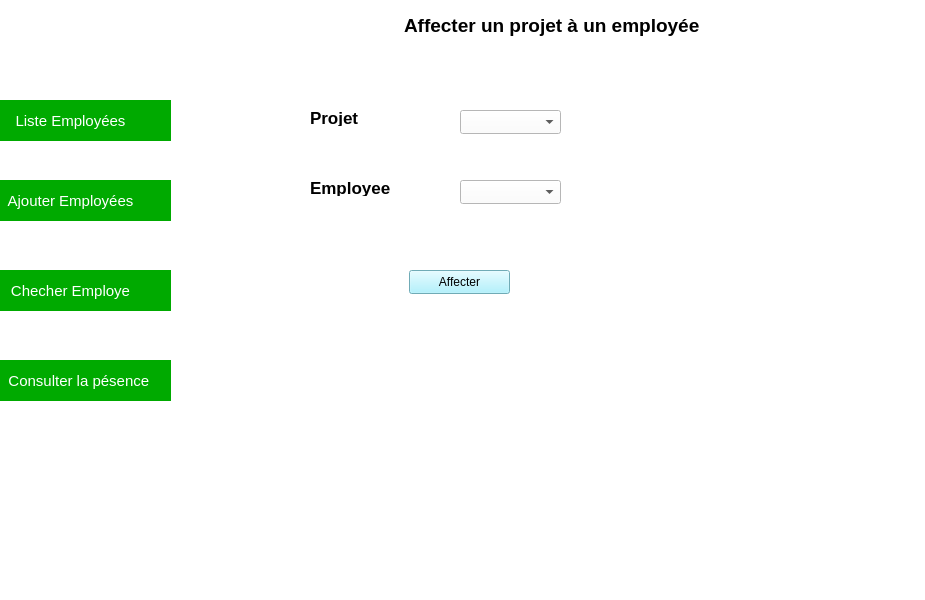
<?xml version="1.0" encoding="UTF-8"?>
<ui version="4.0">
 <class>MainWindow</class>
 <widget class="QMainWindow" name="MainWindow">
  <property name="geometry">
   <rect>
    <x>0</x>
    <y>0</y>
    <width>925</width>
    <height>600</height>
   </rect>
  </property>
  <property name="windowTitle">
   <string>MainWindow</string>
  </property>
  <property name="styleSheet">
   <string notr="true">background-color:#fff;</string>
  </property>
  <widget class="QWidget" name="centralwidget">
   <widget class="QGraphicsView" name="navbar">
    <property name="geometry">
     <rect>
      <x>0</x>
      <y>0</y>
      <width>161</width>
      <height>591</height>
     </rect>
    </property>
    <property name="styleSheet">
     <string notr="true">border:none</string>
    </property>
   </widget>
   <widget class="QPushButton" name="pushButton">
    <property name="geometry">
     <rect>
      <x>-30</x>
      <y>100</y>
      <width>201</width>
      <height>41</height>
     </rect>
    </property>
    <property name="font">
     <font>
      <pointsize>-1</pointsize>
     </font>
    </property>
    <property name="mouseTracking">
     <bool>false</bool>
    </property>
    <property name="autoFillBackground">
     <bool>false</bool>
    </property>
    <property name="styleSheet">
     <string notr="true">border:none;
color: rgb(255, 255, 255);

background-color: rgb(0, 170, 0);
border-radius:90%;
font-size:15px;</string>
    </property>
    <property name="text">
     <string>Liste Employées</string>
    </property>
   </widget>
   <widget class="QPushButton" name="pushButton_2">
    <property name="geometry">
     <rect>
      <x>-30</x>
      <y>180</y>
      <width>201</width>
      <height>41</height>
     </rect>
    </property>
    <property name="font">
     <font>
      <pointsize>-1</pointsize>
     </font>
    </property>
    <property name="mouseTracking">
     <bool>false</bool>
    </property>
    <property name="autoFillBackground">
     <bool>false</bool>
    </property>
    <property name="styleSheet">
     <string notr="true">border:none;
color: rgb(255, 255, 255);

background-color: rgb(0, 170, 0);
border-radius:90%;
font-size:15px;</string>
    </property>
    <property name="text">
     <string>Ajouter Employées</string>
    </property>
   </widget>
   <widget class="QPushButton" name="pushButton_3">
    <property name="geometry">
     <rect>
      <x>-30</x>
      <y>270</y>
      <width>201</width>
      <height>41</height>
     </rect>
    </property>
    <property name="font">
     <font>
      <pointsize>-1</pointsize>
     </font>
    </property>
    <property name="mouseTracking">
     <bool>false</bool>
    </property>
    <property name="autoFillBackground">
     <bool>false</bool>
    </property>
    <property name="styleSheet">
     <string notr="true">border:none;
color: rgb(255, 255, 255);

background-color: rgb(0, 170, 0);
border-radius:90%;
font-size:15px;</string>
    </property>
    <property name="text">
     <string>Checher Employe</string>
    </property>
   </widget>
   <widget class="QPushButton" name="pushButton_4">
    <property name="geometry">
     <rect>
      <x>-30</x>
      <y>360</y>
      <width>201</width>
      <height>41</height>
     </rect>
    </property>
    <property name="font">
     <font>
      <pointsize>-1</pointsize>
     </font>
    </property>
    <property name="mouseTracking">
     <bool>false</bool>
    </property>
    <property name="autoFillBackground">
     <bool>false</bool>
    </property>
    <property name="styleSheet">
     <string notr="true">border:none;
color: rgb(255, 255, 255);

background-color: rgb(0, 170, 0);
border-radius:90%;
font-size:15px;</string>
    </property>
    <property name="text">
     <string>    Consulter la pésence</string>
    </property>
   </widget>
   <widget class="QPlainTextEdit" name="plainTextEdit">
    <property name="geometry">
     <rect>
      <x>400</x>
      <y>10</y>
      <width>311</width>
      <height>51</height>
     </rect>
    </property>
    <property name="font">
     <font>
      <pointsize>14</pointsize>
      <bold>true</bold>
     </font>
    </property>
    <property name="styleSheet">
     <string notr="true">color : #000;border:none</string>
    </property>
    <property name="plainText">
     <string>Affecter un projet à un employée</string>
    </property>
   </widget>
   <widget class="QLabel" name="label">
    <property name="geometry">
     <rect>
      <x>310</x>
      <y>110</y>
      <width>61</width>
      <height>16</height>
     </rect>
    </property>
    <property name="font">
     <font>
      <pointsize>13</pointsize>
      <bold>true</bold>
     </font>
    </property>
    <property name="styleSheet">
     <string notr="true">color:#000</string>
    </property>
    <property name="text">
     <string>Projet</string>
    </property>
   </widget>
   <widget class="QComboBox" name="comboBox">
    <property name="geometry">
     <rect>
      <x>460</x>
      <y>110</y>
      <width>101</width>
      <height>24</height>
     </rect>
    </property>
   </widget>
   <widget class="QLabel" name="label_2">
    <property name="geometry">
     <rect>
      <x>310</x>
      <y>180</y>
      <width>91</width>
      <height>16</height>
     </rect>
    </property>
    <property name="font">
     <font>
      <pointsize>13</pointsize>
      <bold>true</bold>
     </font>
    </property>
    <property name="styleSheet">
     <string notr="true">color:#000</string>
    </property>
    <property name="text">
     <string>Employee</string>
    </property>
   </widget>
   <widget class="QComboBox" name="comboBox_2">
    <property name="geometry">
     <rect>
      <x>460</x>
      <y>180</y>
      <width>101</width>
      <height>24</height>
     </rect>
    </property>
   </widget>
   <widget class="QPushButton" name="pushButton_5">
    <property name="geometry">
     <rect>
      <x>409</x>
      <y>270</y>
      <width>101</width>
      <height>24</height>
     </rect>
    </property>
    <property name="styleSheet">
     <string notr="true">color:#000;
background-color: rgb(157, 239, 255);</string>
    </property>
    <property name="text">
     <string>Affecter</string>
    </property>
   </widget>
  </widget>
  <widget class="QMenuBar" name="menubar">
   <property name="geometry">
    <rect>
     <x>0</x>
     <y>0</y>
     <width>925</width>
     <height>21</height>
    </rect>
   </property>
  </widget>
  <widget class="QStatusBar" name="statusbar"/>
 </widget>
 <resources/>
 <connections/>
</ui>
